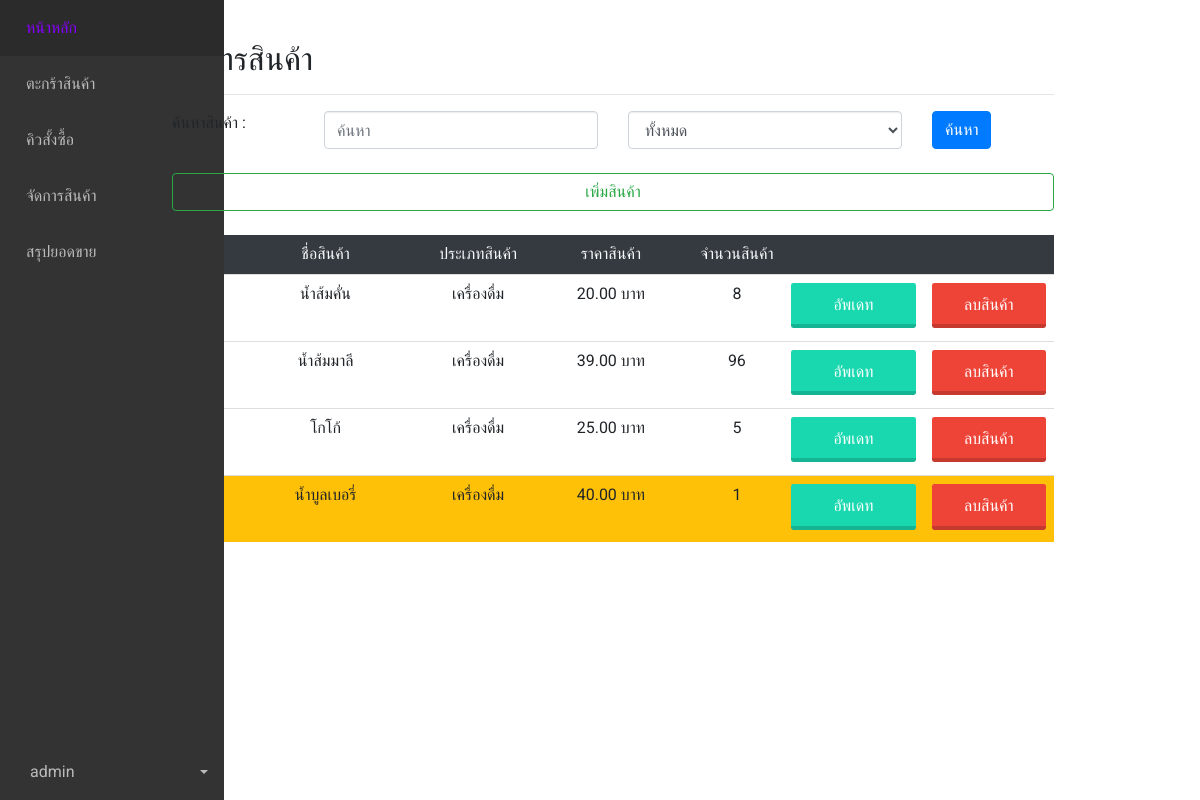
Page /manage/ (signed in) on the earlier database version.
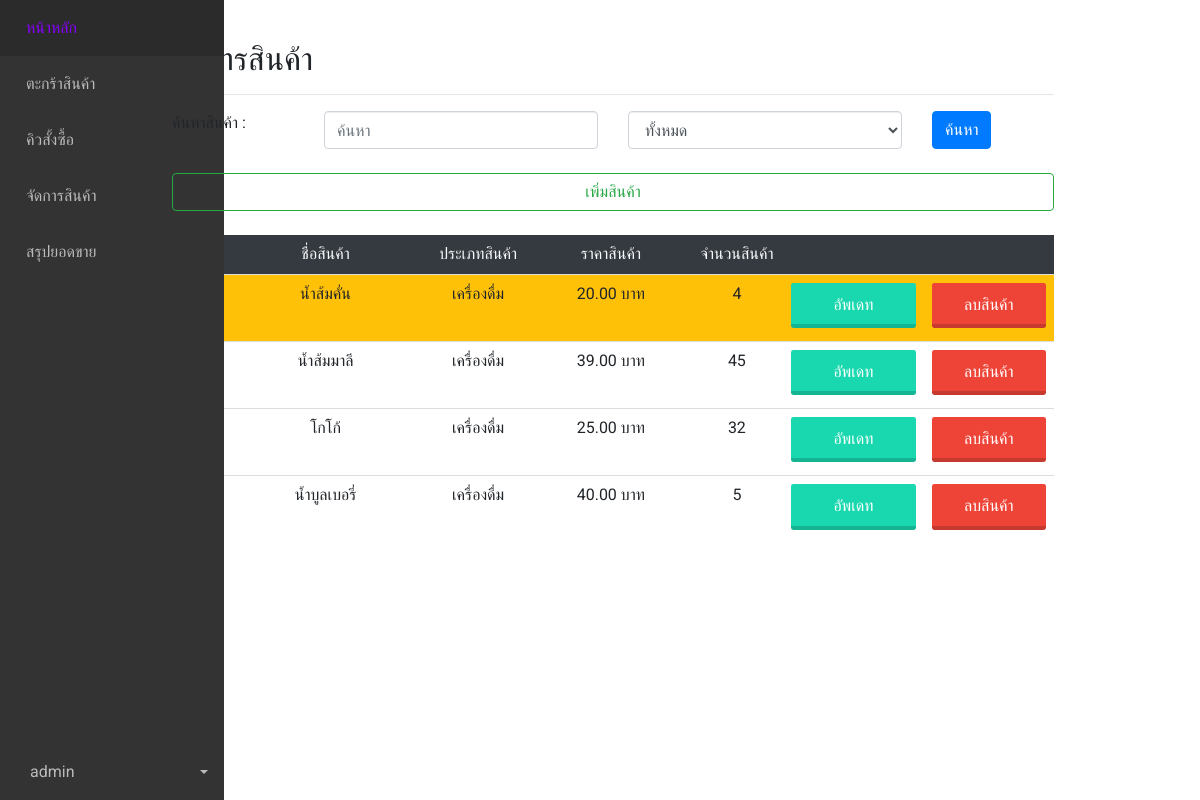
Same page on the later database version.
### main/models.py (models this page shows, shortened)
class Product(models.Model):
    type = models.ForeignKey(Type, on_delete=models.PROTECT,null=True)
    name = models.CharField(max_length=255)
    description = models.CharField(max_length=255,null=True)
    price = models.FloatField()
    stock = models.IntegerField()
    picture = models.ImageField(default='product_pic/default.png',upload_to='product_pic',null=True,blank=True)

class Type(models.Model):
    type_name = models.CharField(max_length=255)

### manage/views.py (the view)
# urls.py: path('', views.manage, name='manage'),
@login_required
@permission_required('main.view_product')
def manage(request):    #หน้าจัดการสินค้า
    product = Product.objects.all()
    type = Type.objects.all()
    searchtype = request.GET.get('sel','')
    searchtxt = request.GET.get('search','')
    if searchtxt:
        product = product.filter(name__icontains=searchtxt)
    if searchtype > '0':
        product = product.filter(type_id=searchtype)
    context = {
        'product' : product,
        'type' : type,
        'searchtxt' : searchtxt
    }
    return render(request, 'manage/manage.html', context=context)

### manage/templates/manage/manage.html (shortened to what this page needs)
{% extends 'base.html' %}
{% block content %}
<body>
  <div class="container">
    <h2>จัดการสินค้า</h2>
    <hr>
    <form method="GET" action="{% url 'manage' %}">
      <div class="row">
        <div class="col-sm-2">
          <label>ค้นหาสินค้า :</label>
        </div>
        <div class="col-sm-4">
          <input type="text" name="search" value="{{searchtxt}}" placeholder="ค้นหา" class="form-control col">
        </div>
        <div class="col-sm-4">
          <select name="sel" id="" class="form-control col">
            <option value="0">ทั้งหมด</option>
          </select>
        </div>
        <div class="col">
          <input type="submit" value="ค้นหา" class="btn btn-primary">
        </div>
      </div><br>
      <div class="row">
        <div class="col">
          <a href="{% url 'addpd'%}">
            <div class="btn btn-outline-success col">เพิ่มสินค้า</div>
          </a>
        </div>
      </div>
    </form><br>
      <table class="table table-bordered-primary text-center">
        <thead class="bg-dark text-light">
          <tr>
            <td>รหัส</td>
            <td>ชื่อสินค้า</td>
            <td>ประเภทสินค้า</td>
            <td>ราคาสินค้า</td>
            <td>จำนวนสินค้า</td>
            <td></td>
            <td></td>
          </tr>
        </thead>
        <tbody>
        {% for p in product %}
          {% if p.stock < 5%}
            <tr class='bg-warning'>
          {% else %}
            <tr>
          {% endif %}
            <td width='30'>{{ p.id }}</td>
            <td width='150'>{{ p.name }}</td>
            <td width='80'>{{ p.type.type_name }}</td>
            <td width='120'>{{ p.price|stringformat:".2f" }} บาท</td>
            <td width='70'>{{ p.stock }}</td>
            <td width='20'>
              <a href="{% url 'pup' product_id=p.id %}">
                <div class="buttonbluegreen col">อัพเดท</div>
              </a>
            </td>
            <td width='20'>
              <a href="{% url 'del_product' product_id=p.id %}">
                <div class="buttonred col">ลบสินค้า</div>
              </a>
            </td>
          </tr>
          {% endfor %}
        </tbody>
      </table>
  </div>
</body>
{% endblock %}

Differences in the rows shown:
changed Product "น้ำส้มคั่น": stock "8" → "4"
changed Product "น้ำส้มมาลี": stock "96" → "45"
changed Product "โกโก้": stock "5" → "32"
changed Product "น้ำบูลเบอรี่": stock "1" → "5"
